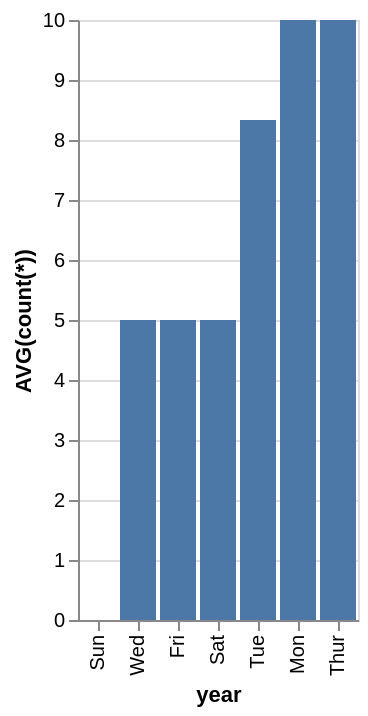

Vega-Lite specification stored for this chart:
### Vega-Lite specification from a JSON file in a GitHub repository (floating-point values rounded to 4 significant figures)
{"data": {"values": [{"x_data": "Mon", "y_data": 10}, {"x_data": "Tue", "y_data": 8.333}, {"x_data": "Wed", "y_data": 5}, {"x_data": "Thur", "y_data": 10}, {"x_data": "Fri", "y_data": 5}, {"x_data": "Sat", "y_data": 5}, {"x_data": "Sun", "y_data": 0}]}, "mark": "bar", "encoding": {"x": {"field": "x_data", "type": "nominal", "title": "year", "sort": {"op": "sum", "field": "y_data", "order": "ascending"}}, "y": {"field": "y_data", "type": "quantitative", "title": "AVG(count(*))"}}}
